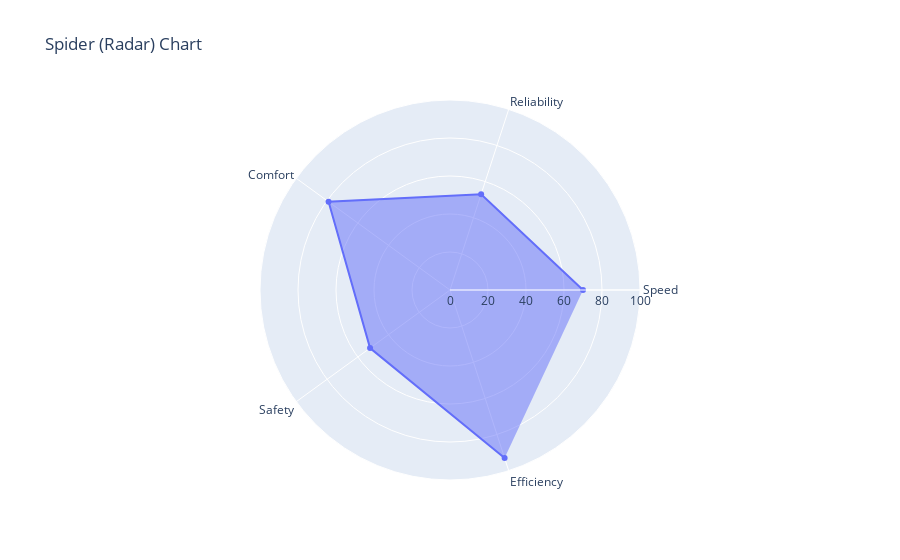

The cell this chart's notebook holds for it:
### Code cell
spider = sg.SpiderPlot()
spider.plot()

### Figure 1 — Plotly figure (JSON) as saved in the notebook; plotly's stock layout.template omitted (floating-point values rounded to 4 significant figures)
{"data": [{"fill": "toself", "name": "Car A", "r": [70, 53, 79, 52, 93], "theta": ["Speed", "Reliability", "Comfort", "Safety", "Efficiency"], "type": "scatterpolar"}], "layout": {"polar": {"radialaxis": {"range": [0, 100], "visible": true}}, "title": {"text": "Spider (Radar) Chart"}}}
